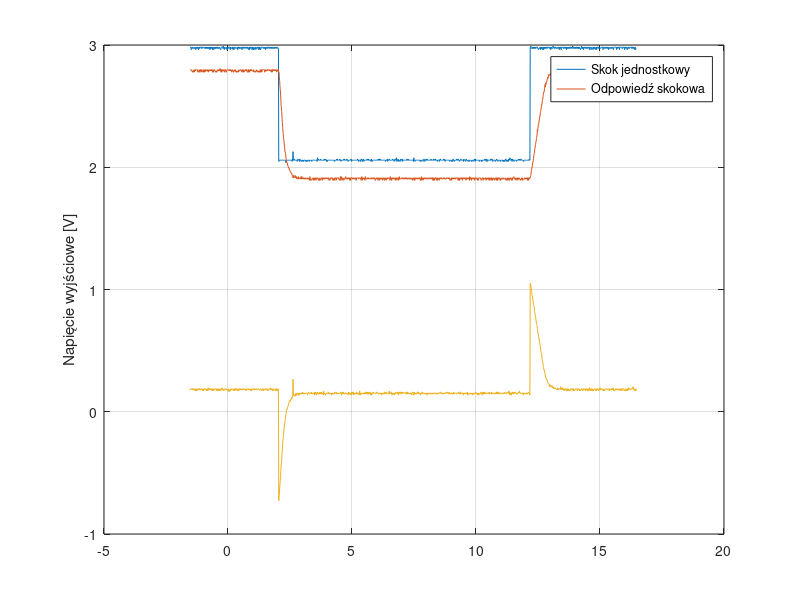

The MATLAB script that drew this image:
data = csvread("scope_3.csv",2,0);
t = data(:,1);
ch1 = data(:, 2);
ch2 = data(:, 3);
ch3 = data(:,4)
%ch1 = ch1 + abs(ch1(1));
%ch2 = ch2 + abs(ch2(2));
% inc = 1e-4;
% t = (1*inc):inc:(inc*1200);
length(t)
plot(t(1:1500),ch1(1:1500), t(1:1500), ch2(1:1500), t(1:1500), ch3(1:1500))
hold on
%plot(t,ch2)
hold off
%xlabel('Częstotliwość [Hz]')
ylabel('Napięcie wyjściowe [V]')
legend("Skok jednostkowy","Odpowiedź skokowa")
grid on